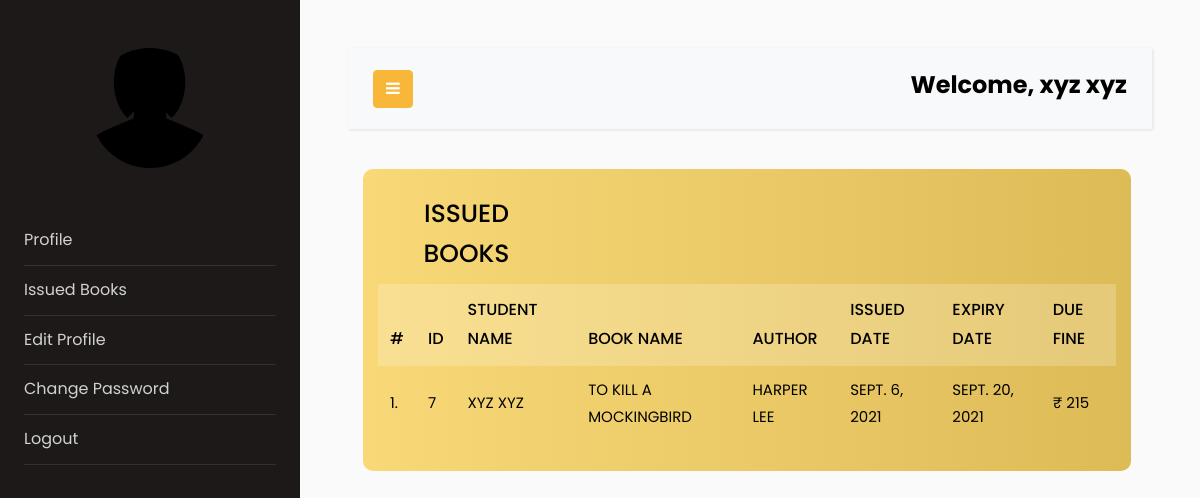
The app's page /student_issued_books/ (signed in) with its own data.
### library/models.py (models this page shows, shortened)
class Student(models.Model):
    user = models.OneToOneField(User, on_delete=models.CASCADE)
    classroom = models.CharField(max_length=100)
    branch = models.CharField(max_length=100)
    roll_no = models.CharField(max_length=10, blank=True)
    phone = models.CharField(max_length=10, blank=True)
    image = models.ImageField(upload_to="", blank=True)

class Book(models.Model):
    name = models.CharField(max_length=200)
    author = models.CharField(max_length=200)
    isbn = models.PositiveIntegerField()
    category = models.CharField(max_length=50)

class IssuedBook(models.Model):
    student_id = models.CharField(max_length=100, blank=True)
    isbn = models.CharField(max_length=13)
    issued_date = models.DateField(auto_now=True)
    expiry_date = models.DateField(default=expiry)

### library/views.py (the view)
# urls.py: path("student_issued_books/", views.student_issued_books, name="student_issued_books"),
@login_required(login_url='/student_login')
def student_issued_books(request):
    student = Student.objects.filter(user_id=request.user.id)
    issuedBooks = IssuedBook.objects.filter(student_id=student[0].user_id)
    li1 = []
    li2 = []
    for i in issuedBooks:
        books = Book.objects.filter(isbn=i.isbn)
        for book in books:
            t = (request.user.id, request.user.get_full_name, book.name, book.author)
            li1.append(t)
        days = (date.today() - i.issued_date)
        d = days.days
        fine = 0
        if d > 15:
            day = d - 14
            fine = day * 5
        t = (issuedBooks[0].issued_date, issuedBooks[0].expiry_date, fine)
        li2.append(t)
    return render(request, 'student_issued_books.html', {'li1': li1, 'li2': li2})

### library/templates/student_issued_books.html
{% extends 'student_navbar.html' %}
{% load static %}
{% block body %}
<div class="container">
    <div class="row">
        <div class="col-md-offset-1 col-md-10">
            <div class="panel" style="width: 120%;">
                <div class="panel-heading">
                    <div class="row">
                        <div class="col col-sm-3 col-xs-12">
                            <h4 class="title">Issued Books</h4>
                        </div>
                    </div>
                </div>
                <div class="panel-body table-responsive">
                    <table class="table">
                        <thead>
                            <tr>
                                <th>#</th>
                                <th>ID</th>
                                <th>Student Name</th>
                                <th>Book Name</th>
                                <th>Author</th>
                                <th>Issued Date</th>
                                <th>Expiry Date</th>
                                <th>Due Fine</th>
                            </tr>
                        </thead>
                        <tbody>
                            {% for i in li1 %}
                            <tr>
                                <td>{{forloop.counter}}.</td>
                                <td>{{i.0}}</td>
                                <td>{{i.1}}</td>
                                <td>{{i.2}}</td>
                                <td>{{i.3}}</td>
                                {% endfor %}
                                {% for i in li2 %}
                                <td>{{i.0}}</td>
                                <td>{{i.1}}</td>
                                <td>₹ {{i.2}}</td>
                            </tr>
                            {% endfor %}
                        </tbody>
                    </table>
                </div>
            </div>
        </div>
    </div>
</div>
{% endblock %}

### library/templates/student_navbar.html (shortened to what this page needs)
<!doctype html>
<html lang="en">
<head>
  {% load static %}
  <link rel="stylesheet" href="https://stackpath.bootstrapcdn.com/font-awesome/4.7.0/css/font-awesome.min.css">
  <link rel="stylesheet" href="https://stackpath.bootstrapcdn.com/font-awesome/4.7.0/css/font-awesome.min.css">
  <link rel="stylesheet" href="{% static 'css/style.css' %}">
  <link rel="stylesheet" href="{% static 'css/table.css' %}">
</head>
<body>
  <div class="wrapper d-flex align-items-stretch">
    <nav id="sidebar">
      <div class="p-4 pt-5">
        <a href="#" class="img logo rounded-circle mb-5"
          style="background-image: url('{{user.student.image.url}}');"></a>
        <ul class="list-unstyled components mb-5">
          <li>
            <a href="/profile/">Profile</a>
          </li>
          <li>
            <a href="/student_issued_books/">Issued Books</a>
          </li>
          <li>
            <a href="/edit_profile/">Edit Profile</a>
          </li>
          <li>
            <a href="/change_password/">Change Password</a>
          </li>
          <li>
            <a href="/logout/">Logout</a>
          </li>
        </ul>
      </div>
    </nav>
    <div id="content" class="p-4 p-md-5">
      <nav class="navbar navbar-expand-lg navbar-light bg-light">
        <div class="container-fluid">
          <button type="button" id="sidebarCollapse" class="btn btn-primary">
            <i class="fa fa-bars"></i>
          </button>
          <p class="mb-2" style="font-weight: bolder; font-size: x-large; color: #000;">Welcome, {{user.get_full_name}}</p>
        </div>
      </nav>
      {% block body %}
      {% endblock %}
    </div>
  </div>
</body>
</html>

### library/static/css/table.css (style rules this page uses)
.panel { background: linear-gradient(to right, #f8d877, #ddbb57); padding: 15px; border-radius: 10px; border: none; color: #000; }
.panel .panel-heading { padding: 10px 10px; border-radius: 10px 10px 0 0; margin: 0; }
.panel .panel-heading .title { color: black; text-align: center; font-size: 25px; font-weight: 500; text-transform: uppercase; line-height: 40px; margin: 0; }
.panel .panel-body { padding: 0; }
.panel .panel-body .table thead tr th { color: black; background-color: rgba(255, 255, 255, 0.2); font-size: 16px; font-weight: 500; text-transform: uppercase; padding: 12px; border: none; }
.panel .panel-body .table tbody tr td { color: black; font-size: 15px; padding: 10px 12px; vertical-align: middle; text-transform: uppercase; border: none; }

### records on screen
Book: name "TO KILL A MOCKINGBIRD", author "HARPER LEE"
IssuedBook: issued_date "SEPT. 6, 2021", expiry_date "SEPT. 20, 2021"

### other values on screen
{{ user.get_full_name }} "xyz xyz"
{{ i.0 }} "7"
{{ i.1 }} "XYZ XYZ"
{{ i.2 }} "215"
